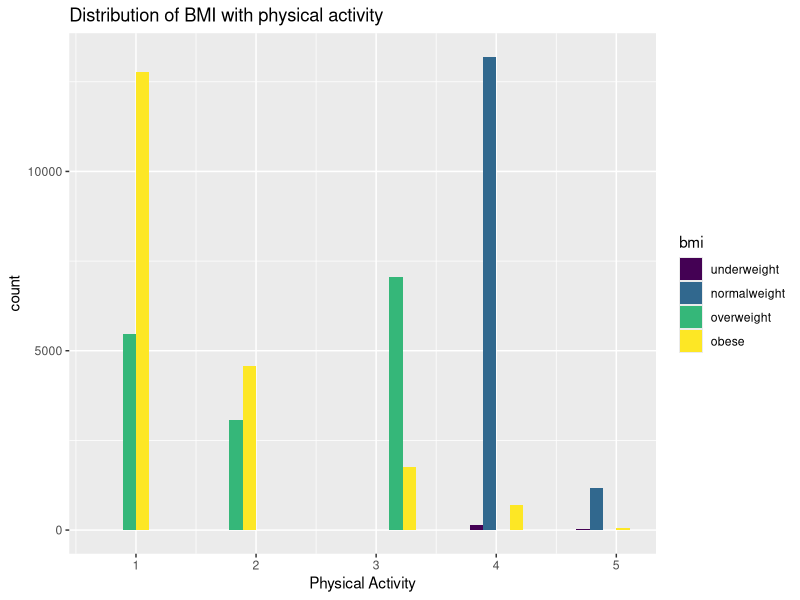
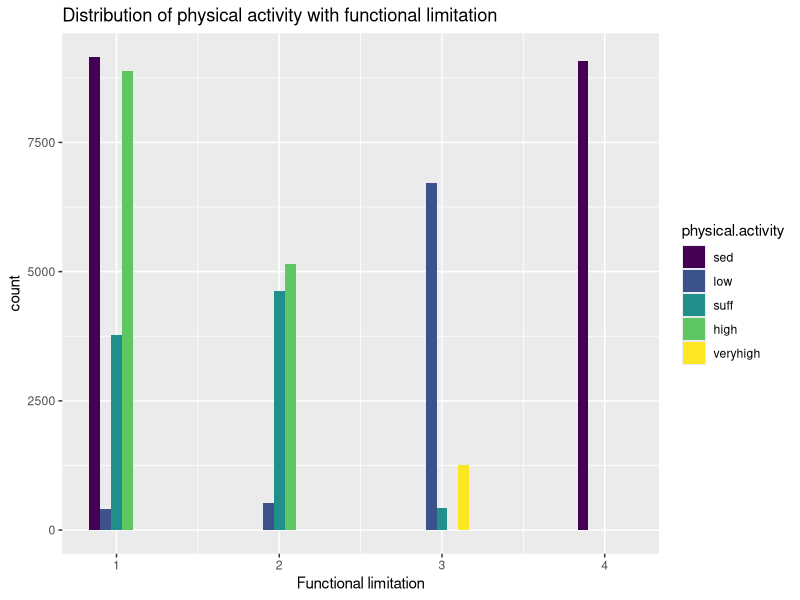
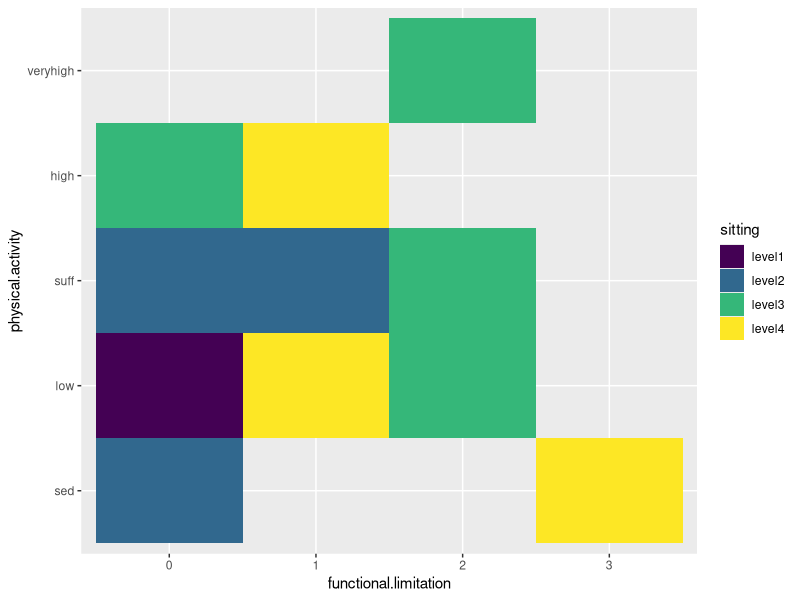
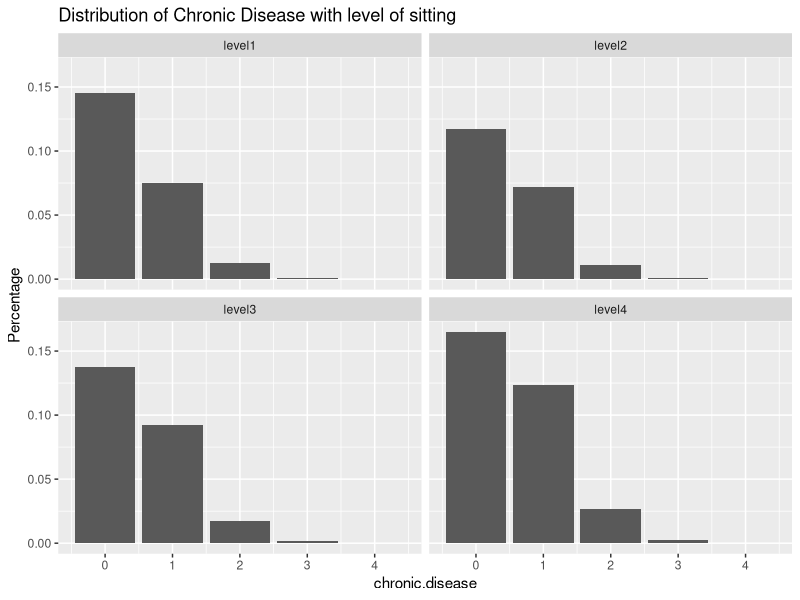

These charts were generated, in order, by the following R code:
## ---- chunk 1
set.seed(101)
generateDataset<-function(N){
  data.frame(matrix(0, nrow = N, ncol = 11))
  age<-0
  canc<-0
  cvd<-0
  diab<-0
  hbp<-0
  education<-0
  smoke<-0
  functional.limitation<-0
  physical.activity<-0
  bmi<-0
  sitting<-0
  data.frame(age,canc,cvd,diab,hbp,education,smoke,functional.limitation,physical.activity,bmi,sitting)
  
  # Age was normally distributed given the mean and standard deviation
  age<-rnorm(N,55.6,5.4)
  
  # Education was a factor variable with different levels of education 
  # 0= none, 1=School Certificate, 2= High School, 3= Trade 4= Certificate/diploma 5= University degree
  education<-factor(sample(0:5, N, replace=TRUE, prob=c(0.07, 0.128, 0.104, 0.172,0.21,0.317)),ordered=T, 
                    levels=c('0','1','2','3','4','5'))
  # Smoke as binary variable of did or did not smoke
  smoke<-rbinom(N,1,0.48)
  
  # Functional limitation as factor with 4 levels
  # 0= no limitation , 1 = mild limitation, 2= mod limitation, 3 = severe limitation
  
  functional.limitation<-factor(sample(0:3, N, replace=TRUE, prob=c(0.445,0.205, 0.169, 0.181)),ordered=T,
                                levels= c('0','1','2','3'))
  no<-which(functional.limitation==0)
  length.no<-length(no)
  mild<-which(functional.limitation==1)
  length.mild<-length(mild)
  mod<-which(functional.limitation==2)
  length.mod<-length(mod)
  severe<-which(functional.limitation==3)
  length.severe<-length(severe)
  
  # Sitting is a factor variable with 4 levels
  # Level 1 = 0 to < 4 hours of sitting
  # Level 2 = 4 to < 6 hours of sitting
  # Level 3 = 6 to < 8 hours of sitting
  # Level 4 = >= 8 hours of sitting
  
  # This variable is correalted with the amount if functional limitation as people with more limitation with sit 
  # for longer hours. This variable was simulated using the functional limitation indices and randomly assigning 
  # them to different levels based on domain knowledge
  
  sitting <- factor( rep("level4",N), ordered=T,levels =c("level1", "level2", "level3", "level4"))
  mod1<-sample(mod,round(length(mod)*0.35),replace = FALSE)
  no1<-sample(no,round(length.no*0.30),replace = FALSE)
  mild1<-sample(mild,round(length.mild*0.20),replace = FALSE)
  sitting[c(no1,mild1,mod1)]<-"level1"

  
  no2<-sample(subset(no, !(no %in% no1)),round(length.no*0.30),replace = FALSE)
  mild2<-sample(subset(mild, !(mild %in% mild1)),round(length.mild*0.25),replace = FALSE)
  mod2<-sample(subset(mod,!(mod %in% mod1)),round(length.mod*0.10),replace = FALSE)
  sitting[c(no2,mild2,mod2)]<-"level2"
  
  mod3<-sample(subset(mod, !(mod %in% c(mod1,mod2)),round(length.mod*0.75),replace = FALSE))
  no3<-sample(subset(no, !(no %in% c(no1,no2))),round(length.no*0.35),replace = FALSE)
  sitting[c(mod3,no3)]<- "level3"
  
  # The chronic conditions diabetes, canc, cvd and hbp wa simulated using logistic function to take into account 
  # of age and level of sitting 

  logistic <- function(t) 1 / (1 + exp(-t))
  canc <- runif(length(age))< .05*logistic((age-50)/10) + .065*logistic((as.numeric(sitting)-3)/2)
  cvd<- runif(length(age))< .06*logistic((age-45)/2) + .07*logistic((as.numeric(sitting)-3)/2)
  diab <- runif(length(age))< .07*logistic((age-50)/10) + .086*logistic((as.numeric(sitting)-3)/2)
  hbp <- runif(length(age))< .2*logistic((age-45)/2) +.2*logistic((as.numeric(sitting)-3)/2)

  # Physical activity is a factor variable with 4 levels. This level is again dependent on the functional          #limitation. More the functional limitation, less the the level of physical activity. This was divided based
  # on the minutes people spend with physical activity 
  # Sed (zero mins) 
  # Low Active(0-149 mins)
  #Sufficiently active(150-299 mins)
  #Highly active(300- 539 mins)
  # Very highly active( 540 + mins)
  
  physical.activity <- factor( rep("veryhigh",N), ordered=T,levels =c("sed", "low", "suff", "high", "veryhigh"))
  low.mod1<-sample(mod,round(length(mod)*0.8),replace = FALSE)
  low.no1<-sample(no,round(length.no*0.03),replace = FALSE)
  low.mild1<-sample(mild,round(length.mild*0.05),replace = FALSE)
  physical.activity[c(low.no1,low.mild1,low.mod1)]<-"low"
  
  suff.no2<-sample(subset(no, !(no %in% low.no1)),round(length.no*0.28),replace = FALSE)
  suff.mild2<-sample(subset(mild, !(mild %in% low.mild1)),round(length.mild*0.45),replace = FALSE)
  suff.mod2<-sample(subset(mod,!(mod %in% low.mod1)),round(length.mod*0.05),replace = FALSE)
  physical.activity[c(suff.no2,suff.mild2,suff.mod2)]<-"suff"
  
  high.no3<-sample(subset(no, !(no %in% c(no1,no2)),round(length.no*0.1),replace = FALSE))
  high.mild3<-sample(subset(mild, !(mild %in% c(low.mild1,suff.mild2)),round(length.mild*0.1),replace = FALSE))
  physical.activity[c(high.no3,high.mild3)]<-"high"

  severe.sed<-sample(severe,length.severe,replace = FALSE)
  severe.no4<-sample(subset(no, !(no %in% c(low.no1,suff.no2,high.no3)),round(length.no*0.1),replace = FALSE))
  physical.activity[c(severe.sed,severe.no4)]<-"sed"
  
  # BMI was factor variable with 4 levels of underweight, normal weight, overweight and obese.This
  # variable is also correalted with the level of physical activity. Lower level of physical activity, higher the   # BMI
  bmi<- factor( rep("normalweight",N), ordered=T,levels =c("underweight","normalweight", "overweight","obese"))
  
  sed<-which(physical.activity=="sed")
  length.sed<-length(sed)
  low<-which(physical.activity=="low")
  length.low<-length(low)
  suff<-which(physical.activity=="suff")
  length.suff<-length(suff)
  high<-which(physical.activity=="high")
  length.high<-length(high)
  veryhigh<-which(physical.activity=="veryhigh")
  length.veryhigh<-length(veryhigh)

  high1<-sample(high,round(length.high*0.01),replace = FALSE)
  veryhigh1<-sample(veryhigh,round(length.veryhigh*0.015),replace = FALSE)
  bmi[c(high1,veryhigh1)]<-"underweight"
  
  high2<-sample(subset(high, !(high %in% high1)),round(length.high*0.05),replace = FALSE)
  veryhigh2<-sample(subset(veryhigh, !(veryhigh %in% veryhigh1)),round(length.veryhigh*0.05),replace = FALSE)
  low2<-sample(low,round(length.low*0.6),replace = FALSE)
  sed2<-sample(sed,round(length.sed*0.7),replace = FALSE)
  suff2<-sample(suff,round(length.suff*0.2),replace = FALSE)
  bmi[c(high2,veryhigh2,low2,sed2,suff2)]<-"obese"
  
  low3<-sample(subset(low, !(low %in% low2),round(length.low*0.1),replace = FALSE))
  sed3<-sample(subset(sed, !(sed %in% sed2),round(length.sed*0.1),replace = FALSE))
  suff3<-sample(subset(suff, !(suff %in% c(suff2)),round(length.suff*0.10),replace = FALSE))
  bmi[c(sed3,suff3,low3)]<-"overweight"
  
  # In all the above variables, some noise was added as some individuals may over report or underreport
  # Their hours of sitting, physical activity
  data.frame(age,canc,cvd,diab,hbp,education,smoke,functional.limitation,physical.activity,bmi,sitting)
}
## ---- chunk 2
data<-generateDataset(50000)
## ---- chunk 3
# Add new column counting the number of chronic diseases reported
data$chronic.disease<-rowSums(data=='TRUE')
## ---- chunk 4
summary(data)
## ---- chunk 5
library(ggplot2)
p<-ggplot(data, aes(x = as.numeric(physical.activity))) + geom_histogram(aes(fill=bmi),position = 'dodge', bins = 10)
p+labs(title="Distribution of BMI with physical activity",x="Physical Activity")
## ---- chunk 6
p<-ggplot(data, aes(x = as.numeric(functional.limitation))) + geom_histogram(aes(fill=physical.activity),position = 'dodge', bins = 10)
p+labs(title="Distribution of physical activity with functional limitation ",x="Functional limitation")

## ---- chunk 7
ggplot(data = data, aes(x = functional.limitation, y = physical.activity)) +
  geom_tile(aes(fill = sitting)) 

## ---- chunk 8
g<-ggplot(data,aes(chronic.disease)) + stat_count(aes(y = ((..count..)/sum(..count..))))
p<-g+ facet_wrap(~sitting)
p + labs (title= 'Distribution of Chronic Disease with level of sitting',y= 'Percentage')
## ---- chunk 9
data$sitting<-factor(data$sitting, ordered=FALSE)
model1<-glm(formula = canc~sitting, family = binomial(),data = data)
summary(model1)
## ---- chunk 10
model2<-glm(formula = diab~sitting, family = binomial(),data = data)
summary(model2)
## ---- chunk 11
model3<-glm(formula = cvd~sitting , family = binomial(),data = data)
summary(model3)
## ---- chunk 12
model4<-glm(formula = hbp~sitting, family = binomial(),data = data)
summary(model4)
## ---- chunk 13
data$chronic.disease<-as.factor(ifelse(data$chronic.disease==0,0,1))
model5<- glm(chronic.disease~sitting,family = binomial(),data=data)
summary(model5)
## ---- chunk 14
data$functional.limitation<-factor(data$functional.limitation, ordered=FALSE)
data$physical.activity<-factor(data$physical.activity, ordered=FALSE)

model6<- glm(chronic.disease~sitting + age + physical.activity + functional.limitation + smoke,family = binomial(),data=data)
summary(model6)
